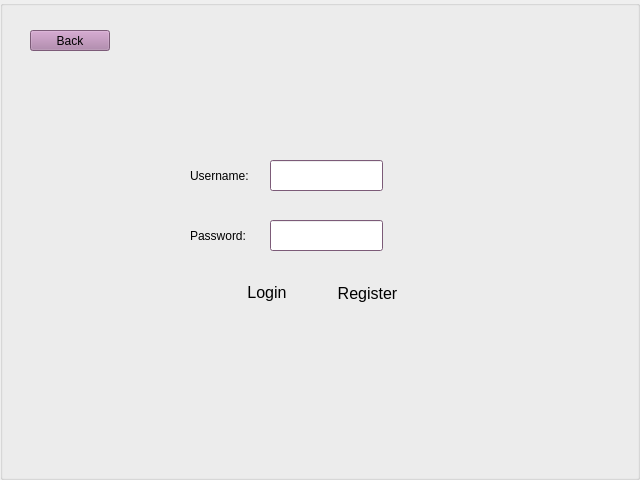
<?xml version="1.0" encoding="UTF-8"?>
<ui version="4.0">
 <class>login_or_register_page</class>
 <widget class="QDialog" name="login_or_register_page">
  <property name="geometry">
   <rect>
    <x>0</x>
    <y>0</y>
    <width>640</width>
    <height>480</height>
   </rect>
  </property>
  <property name="minimumSize">
   <size>
    <width>640</width>
    <height>480</height>
   </size>
  </property>
  <property name="maximumSize">
   <size>
    <width>640</width>
    <height>480</height>
   </size>
  </property>
  <property name="palette">
   <palette>
    <active>
     <colorrole role="WindowText">
      <brush brushstyle="SolidPattern">
       <color alpha="255">
        <red>173</red>
        <green>127</green>
        <blue>168</blue>
       </color>
      </brush>
     </colorrole>
     <colorrole role="Text">
      <brush brushstyle="SolidPattern">
       <color alpha="255">
        <red>173</red>
        <green>127</green>
        <blue>168</blue>
       </color>
      </brush>
     </colorrole>
     <colorrole role="ButtonText">
      <brush brushstyle="SolidPattern">
       <color alpha="255">
        <red>173</red>
        <green>127</green>
        <blue>168</blue>
       </color>
      </brush>
     </colorrole>
    </active>
    <inactive>
     <colorrole role="WindowText">
      <brush brushstyle="SolidPattern">
       <color alpha="255">
        <red>173</red>
        <green>127</green>
        <blue>168</blue>
       </color>
      </brush>
     </colorrole>
     <colorrole role="Text">
      <brush brushstyle="SolidPattern">
       <color alpha="255">
        <red>173</red>
        <green>127</green>
        <blue>168</blue>
       </color>
      </brush>
     </colorrole>
     <colorrole role="ButtonText">
      <brush brushstyle="SolidPattern">
       <color alpha="255">
        <red>173</red>
        <green>127</green>
        <blue>168</blue>
       </color>
      </brush>
     </colorrole>
    </inactive>
    <disabled/>
   </palette>
  </property>
  <property name="cursor">
   <cursorShape>CrossCursor</cursorShape>
  </property>
  <property name="windowTitle">
   <string>Login or Register</string>
  </property>
  <widget class="QGroupBox" name="groupBox">
   <property name="geometry">
    <rect>
     <x>0</x>
     <y>0</y>
     <width>640</width>
     <height>480</height>
    </rect>
   </property>
   <property name="maximumSize">
    <size>
     <width>640</width>
     <height>480</height>
    </size>
   </property>
   <property name="palette">
    <palette>
     <active>
      <colorrole role="WindowText">
       <brush brushstyle="SolidPattern">
        <color alpha="255">
         <red>0</red>
         <green>0</green>
         <blue>0</blue>
        </color>
       </brush>
      </colorrole>
      <colorrole role="Button">
       <brush brushstyle="SolidPattern">
        <color alpha="255">
         <red>173</red>
         <green>127</green>
         <blue>168</blue>
        </color>
       </brush>
      </colorrole>
      <colorrole role="Light">
       <brush brushstyle="SolidPattern">
        <color alpha="255">
         <red>255</red>
         <green>192</green>
         <blue>248</blue>
        </color>
       </brush>
      </colorrole>
      <colorrole role="Midlight">
       <brush brushstyle="SolidPattern">
        <color alpha="255">
         <red>214</red>
         <green>159</green>
         <blue>208</blue>
        </color>
       </brush>
      </colorrole>
      <colorrole role="Dark">
       <brush brushstyle="SolidPattern">
        <color alpha="255">
         <red>86</red>
         <green>63</green>
         <blue>84</blue>
        </color>
       </brush>
      </colorrole>
      <colorrole role="Mid">
       <brush brushstyle="SolidPattern">
        <color alpha="255">
         <red>115</red>
         <green>85</green>
         <blue>112</blue>
        </color>
       </brush>
      </colorrole>
      <colorrole role="Text">
       <brush brushstyle="SolidPattern">
        <color alpha="255">
         <red>0</red>
         <green>0</green>
         <blue>0</blue>
        </color>
       </brush>
      </colorrole>
      <colorrole role="BrightText">
       <brush brushstyle="SolidPattern">
        <color alpha="255">
         <red>255</red>
         <green>255</green>
         <blue>255</blue>
        </color>
       </brush>
      </colorrole>
      <colorrole role="ButtonText">
       <brush brushstyle="SolidPattern">
        <color alpha="255">
         <red>0</red>
         <green>0</green>
         <blue>0</blue>
        </color>
       </brush>
      </colorrole>
      <colorrole role="Base">
       <brush brushstyle="SolidPattern">
        <color alpha="255">
         <red>255</red>
         <green>255</green>
         <blue>255</blue>
        </color>
       </brush>
      </colorrole>
      <colorrole role="Window">
       <brush brushstyle="SolidPattern">
        <color alpha="255">
         <red>173</red>
         <green>127</green>
         <blue>168</blue>
        </color>
       </brush>
      </colorrole>
      <colorrole role="Shadow">
       <brush brushstyle="SolidPattern">
        <color alpha="255">
         <red>0</red>
         <green>0</green>
         <blue>0</blue>
        </color>
       </brush>
      </colorrole>
      <colorrole role="AlternateBase">
       <brush brushstyle="SolidPattern">
        <color alpha="255">
         <red>214</red>
         <green>191</green>
         <blue>211</blue>
        </color>
       </brush>
      </colorrole>
      <colorrole role="ToolTipBase">
       <brush brushstyle="SolidPattern">
        <color alpha="255">
         <red>255</red>
         <green>255</green>
         <blue>220</blue>
        </color>
       </brush>
      </colorrole>
      <colorrole role="ToolTipText">
       <brush brushstyle="SolidPattern">
        <color alpha="255">
         <red>0</red>
         <green>0</green>
         <blue>0</blue>
        </color>
       </brush>
      </colorrole>
      <colorrole role="PlaceholderText">
       <brush brushstyle="SolidPattern">
        <color alpha="127">
         <red>0</red>
         <green>0</green>
         <blue>0</blue>
        </color>
       </brush>
      </colorrole>
      <colorrole role="Accent">
       <brush brushstyle="SolidPattern">
        <color alpha="255">
         <red>255</red>
         <green>255</green>
         <blue>255</blue>
        </color>
       </brush>
      </colorrole>
     </active>
     <inactive>
      <colorrole role="WindowText">
       <brush brushstyle="SolidPattern">
        <color alpha="255">
         <red>0</red>
         <green>0</green>
         <blue>0</blue>
        </color>
       </brush>
      </colorrole>
      <colorrole role="Button">
       <brush brushstyle="SolidPattern">
        <color alpha="255">
         <red>173</red>
         <green>127</green>
         <blue>168</blue>
        </color>
       </brush>
      </colorrole>
      <colorrole role="Light">
       <brush brushstyle="SolidPattern">
        <color alpha="255">
         <red>255</red>
         <green>192</green>
         <blue>248</blue>
        </color>
       </brush>
      </colorrole>
      <colorrole role="Midlight">
       <brush brushstyle="SolidPattern">
        <color alpha="255">
         <red>214</red>
         <green>159</green>
         <blue>208</blue>
        </color>
       </brush>
      </colorrole>
      <colorrole role="Dark">
       <brush brushstyle="SolidPattern">
        <color alpha="255">
         <red>86</red>
         <green>63</green>
         <blue>84</blue>
        </color>
       </brush>
      </colorrole>
      <colorrole role="Mid">
       <brush brushstyle="SolidPattern">
        <color alpha="255">
         <red>115</red>
         <green>85</green>
         <blue>112</blue>
        </color>
       </brush>
      </colorrole>
      <colorrole role="Text">
       <brush brushstyle="SolidPattern">
        <color alpha="255">
         <red>0</red>
         <green>0</green>
         <blue>0</blue>
        </color>
       </brush>
      </colorrole>
      <colorrole role="BrightText">
       <brush brushstyle="SolidPattern">
        <color alpha="255">
         <red>255</red>
         <green>255</green>
         <blue>255</blue>
        </color>
       </brush>
      </colorrole>
      <colorrole role="ButtonText">
       <brush brushstyle="SolidPattern">
        <color alpha="255">
         <red>0</red>
         <green>0</green>
         <blue>0</blue>
        </color>
       </brush>
      </colorrole>
      <colorrole role="Base">
       <brush brushstyle="SolidPattern">
        <color alpha="255">
         <red>255</red>
         <green>255</green>
         <blue>255</blue>
        </color>
       </brush>
      </colorrole>
      <colorrole role="Window">
       <brush brushstyle="SolidPattern">
        <color alpha="255">
         <red>173</red>
         <green>127</green>
         <blue>168</blue>
        </color>
       </brush>
      </colorrole>
      <colorrole role="Shadow">
       <brush brushstyle="SolidPattern">
        <color alpha="255">
         <red>0</red>
         <green>0</green>
         <blue>0</blue>
        </color>
       </brush>
      </colorrole>
      <colorrole role="AlternateBase">
       <brush brushstyle="SolidPattern">
        <color alpha="255">
         <red>214</red>
         <green>191</green>
         <blue>211</blue>
        </color>
       </brush>
      </colorrole>
      <colorrole role="ToolTipBase">
       <brush brushstyle="SolidPattern">
        <color alpha="255">
         <red>255</red>
         <green>255</green>
         <blue>220</blue>
        </color>
       </brush>
      </colorrole>
      <colorrole role="ToolTipText">
       <brush brushstyle="SolidPattern">
        <color alpha="255">
         <red>0</red>
         <green>0</green>
         <blue>0</blue>
        </color>
       </brush>
      </colorrole>
      <colorrole role="PlaceholderText">
       <brush brushstyle="SolidPattern">
        <color alpha="127">
         <red>0</red>
         <green>0</green>
         <blue>0</blue>
        </color>
       </brush>
      </colorrole>
      <colorrole role="Accent">
       <brush brushstyle="SolidPattern">
        <color alpha="255">
         <red>255</red>
         <green>255</green>
         <blue>255</blue>
        </color>
       </brush>
      </colorrole>
     </inactive>
     <disabled>
      <colorrole role="WindowText">
       <brush brushstyle="SolidPattern">
        <color alpha="255">
         <red>86</red>
         <green>63</green>
         <blue>84</blue>
        </color>
       </brush>
      </colorrole>
      <colorrole role="Button">
       <brush brushstyle="SolidPattern">
        <color alpha="255">
         <red>173</red>
         <green>127</green>
         <blue>168</blue>
        </color>
       </brush>
      </colorrole>
      <colorrole role="Light">
       <brush brushstyle="SolidPattern">
        <color alpha="255">
         <red>255</red>
         <green>192</green>
         <blue>248</blue>
        </color>
       </brush>
      </colorrole>
      <colorrole role="Midlight">
       <brush brushstyle="SolidPattern">
        <color alpha="255">
         <red>214</red>
         <green>159</green>
         <blue>208</blue>
        </color>
       </brush>
      </colorrole>
      <colorrole role="Dark">
       <brush brushstyle="SolidPattern">
        <color alpha="255">
         <red>86</red>
         <green>63</green>
         <blue>84</blue>
        </color>
       </brush>
      </colorrole>
      <colorrole role="Mid">
       <brush brushstyle="SolidPattern">
        <color alpha="255">
         <red>115</red>
         <green>85</green>
         <blue>112</blue>
        </color>
       </brush>
      </colorrole>
      <colorrole role="Text">
       <brush brushstyle="SolidPattern">
        <color alpha="255">
         <red>86</red>
         <green>63</green>
         <blue>84</blue>
        </color>
       </brush>
      </colorrole>
      <colorrole role="BrightText">
       <brush brushstyle="SolidPattern">
        <color alpha="255">
         <red>255</red>
         <green>255</green>
         <blue>255</blue>
        </color>
       </brush>
      </colorrole>
      <colorrole role="ButtonText">
       <brush brushstyle="SolidPattern">
        <color alpha="255">
         <red>86</red>
         <green>63</green>
         <blue>84</blue>
        </color>
       </brush>
      </colorrole>
      <colorrole role="Base">
       <brush brushstyle="SolidPattern">
        <color alpha="255">
         <red>173</red>
         <green>127</green>
         <blue>168</blue>
        </color>
       </brush>
      </colorrole>
      <colorrole role="Window">
       <brush brushstyle="SolidPattern">
        <color alpha="255">
         <red>173</red>
         <green>127</green>
         <blue>168</blue>
        </color>
       </brush>
      </colorrole>
      <colorrole role="Shadow">
       <brush brushstyle="SolidPattern">
        <color alpha="255">
         <red>0</red>
         <green>0</green>
         <blue>0</blue>
        </color>
       </brush>
      </colorrole>
      <colorrole role="AlternateBase">
       <brush brushstyle="SolidPattern">
        <color alpha="255">
         <red>173</red>
         <green>127</green>
         <blue>168</blue>
        </color>
       </brush>
      </colorrole>
      <colorrole role="ToolTipBase">
       <brush brushstyle="SolidPattern">
        <color alpha="255">
         <red>255</red>
         <green>255</green>
         <blue>220</blue>
        </color>
       </brush>
      </colorrole>
      <colorrole role="ToolTipText">
       <brush brushstyle="SolidPattern">
        <color alpha="255">
         <red>0</red>
         <green>0</green>
         <blue>0</blue>
        </color>
       </brush>
      </colorrole>
      <colorrole role="PlaceholderText">
       <brush brushstyle="SolidPattern">
        <color alpha="127">
         <red>86</red>
         <green>63</green>
         <blue>84</blue>
        </color>
       </brush>
      </colorrole>
      <colorrole role="Accent">
       <brush brushstyle="SolidPattern">
        <color alpha="255">
         <red>225</red>
         <green>165</green>
         <blue>218</blue>
        </color>
       </brush>
      </colorrole>
     </disabled>
    </palette>
   </property>
   <property name="title">
    <string/>
   </property>
   <property name="flat">
    <bool>false</bool>
   </property>
   <widget class="QPushButton" name="login_button">
    <property name="geometry">
     <rect>
      <x>227</x>
      <y>280</y>
      <width>80</width>
      <height>24</height>
     </rect>
    </property>
    <property name="maximumSize">
     <size>
      <width>640</width>
      <height>480</height>
     </size>
    </property>
    <property name="font">
     <font>
      <pointsize>12</pointsize>
     </font>
    </property>
    <property name="cursor">
     <cursorShape>CrossCursor</cursorShape>
    </property>
    <property name="autoFillBackground">
     <bool>false</bool>
    </property>
    <property name="text">
     <string>Login</string>
    </property>
    <property name="checkable">
     <bool>false</bool>
    </property>
    <property name="autoDefault">
     <bool>true</bool>
    </property>
    <property name="default">
     <bool>true</bool>
    </property>
    <property name="flat">
     <bool>true</bool>
    </property>
   </widget>
   <widget class="QLabel" name="username">
    <property name="geometry">
     <rect>
      <x>190</x>
      <y>160</y>
      <width>91</width>
      <height>31</height>
     </rect>
    </property>
    <property name="maximumSize">
     <size>
      <width>640</width>
      <height>480</height>
     </size>
    </property>
    <property name="text">
     <string>Username:</string>
    </property>
   </widget>
   <widget class="QLabel" name="password">
    <property name="geometry">
     <rect>
      <x>190</x>
      <y>220</y>
      <width>91</width>
      <height>31</height>
     </rect>
    </property>
    <property name="maximumSize">
     <size>
      <width>640</width>
      <height>480</height>
     </size>
    </property>
    <property name="text">
     <string>Password:</string>
    </property>
   </widget>
   <widget class="QLineEdit" name="username_text">
    <property name="geometry">
     <rect>
      <x>270</x>
      <y>160</y>
      <width>113</width>
      <height>31</height>
     </rect>
    </property>
    <property name="maximumSize">
     <size>
      <width>640</width>
      <height>480</height>
     </size>
    </property>
    <property name="palette">
     <palette>
      <active>
       <colorrole role="WindowText">
        <brush brushstyle="SolidPattern">
         <color alpha="255">
          <red>173</red>
          <green>127</green>
          <blue>168</blue>
         </color>
        </brush>
       </colorrole>
       <colorrole role="ButtonText">
        <brush brushstyle="SolidPattern">
         <color alpha="255">
          <red>173</red>
          <green>127</green>
          <blue>168</blue>
         </color>
        </brush>
       </colorrole>
       <colorrole role="ToolTipText">
        <brush brushstyle="SolidPattern">
         <color alpha="255">
          <red>173</red>
          <green>127</green>
          <blue>168</blue>
         </color>
        </brush>
       </colorrole>
       <colorrole role="PlaceholderText">
        <brush brushstyle="SolidPattern">
         <color alpha="255">
          <red>173</red>
          <green>127</green>
          <blue>168</blue>
         </color>
        </brush>
       </colorrole>
      </active>
      <inactive>
       <colorrole role="WindowText">
        <brush brushstyle="SolidPattern">
         <color alpha="255">
          <red>173</red>
          <green>127</green>
          <blue>168</blue>
         </color>
        </brush>
       </colorrole>
       <colorrole role="ButtonText">
        <brush brushstyle="SolidPattern">
         <color alpha="255">
          <red>173</red>
          <green>127</green>
          <blue>168</blue>
         </color>
        </brush>
       </colorrole>
       <colorrole role="ToolTipText">
        <brush brushstyle="SolidPattern">
         <color alpha="255">
          <red>173</red>
          <green>127</green>
          <blue>168</blue>
         </color>
        </brush>
       </colorrole>
       <colorrole role="PlaceholderText">
        <brush brushstyle="SolidPattern">
         <color alpha="255">
          <red>173</red>
          <green>127</green>
          <blue>168</blue>
         </color>
        </brush>
       </colorrole>
      </inactive>
      <disabled>
       <colorrole role="ToolTipText">
        <brush brushstyle="SolidPattern">
         <color alpha="255">
          <red>173</red>
          <green>127</green>
          <blue>168</blue>
         </color>
        </brush>
       </colorrole>
       <colorrole role="PlaceholderText">
        <brush brushstyle="SolidPattern">
         <color alpha="255">
          <red>173</red>
          <green>127</green>
          <blue>168</blue>
         </color>
        </brush>
       </colorrole>
      </disabled>
     </palette>
    </property>
    <property name="autoFillBackground">
     <bool>false</bool>
    </property>
    <property name="clearButtonEnabled">
     <bool>false</bool>
    </property>
   </widget>
   <widget class="QLineEdit" name="password_text">
    <property name="geometry">
     <rect>
      <x>270</x>
      <y>220</y>
      <width>113</width>
      <height>31</height>
     </rect>
    </property>
    <property name="maximumSize">
     <size>
      <width>640</width>
      <height>480</height>
     </size>
    </property>
    <property name="palette">
     <palette>
      <active>
       <colorrole role="ToolTipText">
        <brush brushstyle="SolidPattern">
         <color alpha="255">
          <red>173</red>
          <green>127</green>
          <blue>168</blue>
         </color>
        </brush>
       </colorrole>
       <colorrole role="PlaceholderText">
        <brush brushstyle="SolidPattern">
         <color alpha="255">
          <red>173</red>
          <green>127</green>
          <blue>168</blue>
         </color>
        </brush>
       </colorrole>
      </active>
      <inactive>
       <colorrole role="ToolTipText">
        <brush brushstyle="SolidPattern">
         <color alpha="255">
          <red>173</red>
          <green>127</green>
          <blue>168</blue>
         </color>
        </brush>
       </colorrole>
       <colorrole role="PlaceholderText">
        <brush brushstyle="SolidPattern">
         <color alpha="255">
          <red>173</red>
          <green>127</green>
          <blue>168</blue>
         </color>
        </brush>
       </colorrole>
      </inactive>
      <disabled>
       <colorrole role="ToolTipText">
        <brush brushstyle="SolidPattern">
         <color alpha="255">
          <red>173</red>
          <green>127</green>
          <blue>168</blue>
         </color>
        </brush>
       </colorrole>
       <colorrole role="PlaceholderText">
        <brush brushstyle="SolidPattern">
         <color alpha="255">
          <red>173</red>
          <green>127</green>
          <blue>168</blue>
         </color>
        </brush>
       </colorrole>
      </disabled>
     </palette>
    </property>
    <property name="echoMode">
     <enum>QLineEdit::Password</enum>
    </property>
   </widget>
   <widget class="QPushButton" name="back_button">
    <property name="geometry">
     <rect>
      <x>30</x>
      <y>30</y>
      <width>80</width>
      <height>21</height>
     </rect>
    </property>
    <property name="maximumSize">
     <size>
      <width>640</width>
      <height>480</height>
     </size>
    </property>
    <property name="cursor">
     <cursorShape>CrossCursor</cursorShape>
    </property>
    <property name="text">
     <string>Back</string>
    </property>
   </widget>
   <widget class="QLabel" name="label">
    <property name="enabled">
     <bool>true</bool>
    </property>
    <property name="geometry">
     <rect>
      <x>0</x>
      <y>0</y>
      <width>640</width>
      <height>480</height>
     </rect>
    </property>
    <property name="maximumSize">
     <size>
      <width>640</width>
      <height>480</height>
     </size>
    </property>
    <property name="text">
     <string/>
    </property>
    <property name="pixmap">
     <pixmap>../../Desktop/background.png</pixmap>
    </property>
   </widget>
   <widget class="QPushButton" name="register_button">
    <property name="enabled">
     <bool>true</bool>
    </property>
    <property name="geometry">
     <rect>
      <x>317</x>
      <y>278</y>
      <width>101</width>
      <height>31</height>
     </rect>
    </property>
    <property name="maximumSize">
     <size>
      <width>640</width>
      <height>480</height>
     </size>
    </property>
    <property name="font">
     <font>
      <pointsize>12</pointsize>
     </font>
    </property>
    <property name="cursor">
     <cursorShape>CrossCursor</cursorShape>
    </property>
    <property name="toolTip">
     <string notr="true"/>
    </property>
    <property name="statusTip">
     <string notr="true"/>
    </property>
    <property name="whatsThis">
     <string notr="true"/>
    </property>
    <property name="text">
     <string>Register</string>
    </property>
    <property name="default">
     <bool>true</bool>
    </property>
    <property name="flat">
     <bool>true</bool>
    </property>
   </widget>
   <zorder>label</zorder>
   <zorder>login_button</zorder>
   <zorder>username</zorder>
   <zorder>password</zorder>
   <zorder>username_text</zorder>
   <zorder>password_text</zorder>
   <zorder>back_button</zorder>
   <zorder>register_button</zorder>
  </widget>
 </widget>
 <resources/>
 <connections/>
</ui>
